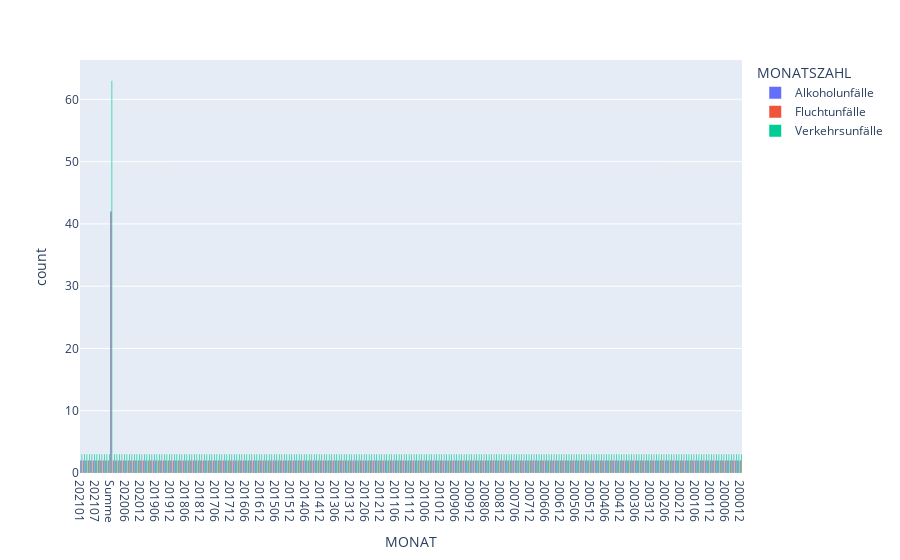

Notebook code cell kept with this figure:
### Code cell
import plotly.express as px
df = infos
fig = px.histogram(df, x="MONAT",
             color='MONATSZAHL', barmode='group',
             )
fig.show()

### Figure 1 — Plotly figure (JSON) as saved in the notebook; plotly's stock layout.template omitted (floating-point values rounded to 4 significant figures; data arrays with more than 128 entries replaced by an {"elided": "..."} marker saying what was removed)
{"data": [{"alignmentgroup": "True", "bingroup": "x", "hovertemplate": "MONATSZAHL=Alkoholunfälle<br>MONAT=%{x}<br>count=%{y}<extra></extra>", "legendgroup": "Alkoholunfälle", "marker": {"color": "#636efa", "pattern": {"shape": ""}}, "name": "Alkoholunfälle", "offsetgroup": "Alkoholunfälle", "orientation": "v", "showlegend": true, "type": "histogram", "x": {"elided": "570 str values"}, "xaxis": "x", "yaxis": "y"}, {"alignmentgroup": "True", "bingroup": "x", "hovertemplate": "MONATSZAHL=Fluchtunfälle<br>MONAT=%{x}<br>count=%{y}<extra></extra>", "legendgroup": "Fluchtunfälle", "marker": {"color": "#EF553B", "pattern": {"shape": ""}}, "name": "Fluchtunfälle", "offsetgroup": "Fluchtunfälle", "orientation": "v", "showlegend": true, "type": "histogram", "x": {"elided": "570 str values"}, "xaxis": "x", "yaxis": "y"}, {"alignmentgroup": "True", "bingroup": "x", "hovertemplate": "MONATSZAHL=Verkehrsunfälle<br>MONAT=%{x}<br>count=%{y}<extra></extra>", "legendgroup": "Verkehrsunfälle", "marker": {"color": "#00cc96", "pattern": {"shape": ""}}, "name": "Verkehrsunfälle", "offsetgroup": "Verkehrsunfälle", "orientation": "v", "showlegend": true, "type": "histogram", "x": {"elided": "855 str values"}, "xaxis": "x", "yaxis": "y"}], "layout": {"barmode": "group", "legend": {"title": {"text": "MONATSZAHL"}, "tracegroupgap": 0}, "margin": {"t": 60}, "xaxis": {"anchor": "y", "domain": [0, 1], "title": {"text": "MONAT"}}, "yaxis": {"anchor": "x", "domain": [0, 1], "title": {"text": "count"}}}}
